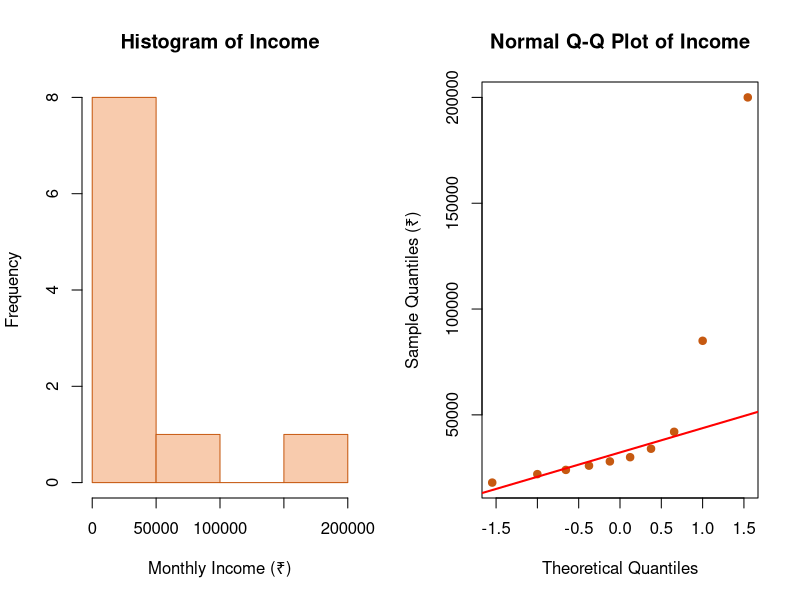

Reproduce this figure in R.
# 1. Define the dataset
monthly_income <- c(18000, 22000, 24000, 26000, 28000, 30000, 34000, 42000, 85000, 200000)

# Set up the plotting area to show 2 plots side-by-side
par(mfrow = c(1, 2))

# 2. Plot the Histogram (displays the heavy right tail)
hist(monthly_income, 
     main = "Histogram of Income",
     xlab = "Monthly Income (₹)", 
     col = "#F8CBAD", 
     border = "#C65911")

# 3. Plot the Normal Q-Q Plot (displays the upward-bending concave curve)
qqnorm(monthly_income, 
       main = "Normal Q-Q Plot of Income",
       xlab = "Theoretical Quantiles", 
       ylab = "Sample Quantiles (₹)",
       col = "#C65911", 
       pch = 19)
qqline(monthly_income, col = "red", lwd = 2)

# Reset plotting layout layout
par(mfrow = c(1, 1))
